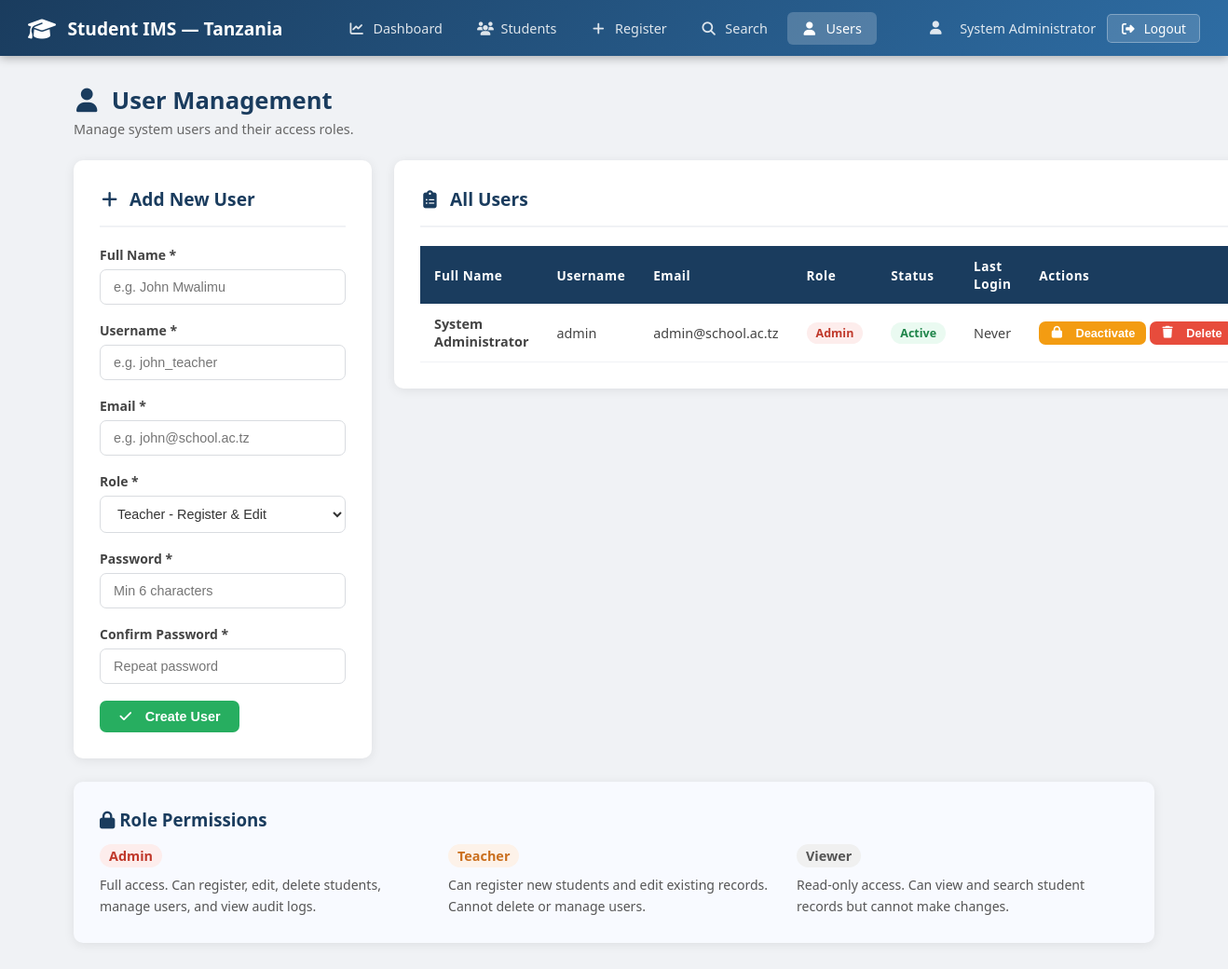
/users.php (signed in), run on the app's committed database.
### tables this page shows
CREATE TABLE IF NOT EXISTS users (
    id INT AUTO_INCREMENT PRIMARY KEY,
    username VARCHAR(50) NOT NULL UNIQUE,
    email VARCHAR(100) NOT NULL UNIQUE,
    password VARCHAR(255) NOT NULL,
    full_name VARCHAR(100) NOT NULL,
    role ENUM('Admin', 'Teacher', 'Viewer') DEFAULT 'Viewer',
    is_active TINYINT(1) DEFAULT 1,
    created_at TIMESTAMP DEFAULT CURRENT_TIMESTAMP,
    last_login TIMESTAMP NULL
);

### users.php (the view, shortened to what this page needs)
<?php
$conn = getDBConnection();
$users = $conn->query("SELECT * FROM users ORDER BY created_at DESC");
?>
<!DOCTYPE html>
<html lang="en">
<head>
    <link rel="stylesheet" href="css/style.css">
    <link rel="stylesheet" href="https://cdnjs.cloudflare.com/ajax/libs/font-awesome/6.5.1/css/all.min.css">
</head>
<body>
<nav class="navbar">
    <a href="dashboard.php" class="navbar-brand"><span><i class="fa-solid fa-graduation-cap"></i></span> Student IMS &mdash; Tanzania</a>
    <ul class="navbar-nav">
        <li><a href="dashboard.php"><i class="fa-solid fa-chart-line"></i> Dashboard</a></li>
        <li><a href="students.php"><i class="fa-solid fa-users"></i> Students</a></li>
        <li><a href="register_student.php"><i class="fa-solid fa-plus"></i> Register</a></li>
        <li><a href="search.php"><i class="fa-solid fa-magnifying-glass"></i> Search</a></li>
        <li><a href="users.php" class="active"><i class="fa-solid fa-user"></i> Users</a></li>
    </ul>
    <div class="navbar-user">
        <i class="fa-solid fa-user"></i> <?= htmlspecialchars($_SESSION['full_name']) ?>
        <a href="logout.php" class="logout-btn"><i class="fa-solid fa-right-from-bracket"></i> Logout</a>
    </div>
</nav>
<div class="container">
    <div class="page-title">
        <h1><i class="fa-solid fa-user"></i> User Management</h1>
        <p>Manage system users and their access roles.</p>
    </div>
    <div class="form-row" style="gap:24px; align-items:flex-start;">
        <div class="card" style="flex:1; min-width:320px;">
            <div class="card-header">
                <h2 class="card-title"><i class="fa-solid fa-plus"></i> Add New User</h2>
            </div>
            <form method="POST" action="users.php">
                <div class="form-group">
                    <label>Full Name *</label>
                    <input type="text" name="full_name" class="form-control" required placeholder="e.g. John Mwalimu">
                </div>
                <div class="form-group">
                    <label>Username *</label>
                    <input type="text" name="username" class="form-control" required placeholder="e.g. john_teacher">
                </div>
                <div class="form-group">
                    <label>Email *</label>
                    <input type="email" name="email" class="form-control" required placeholder="e.g. john@school.ac.tz">
                </div>
                <div class="form-group">
                    <label>Role *</label>
                    <select name="role" class="form-control">
                        <option value="Teacher" selected>Teacher - Register &amp; Edit</option>
                    </select>
                </div>
                <div class="form-group">
                    <label>Password *</label>
                    <input type="password" name="password" class="form-control" required placeholder="Min 6 characters">
                </div>
                <div class="form-group">
                    <label>Confirm Password *</label>
                    <input type="password" name="confirm_password" class="form-control" required placeholder="Repeat password">
                </div>
                <button type="submit" class="btn btn-success"><i class="fa-solid fa-check"></i> Create User</button>
            </form>
        </div>
        <div class="card" style="flex:2;">
            <div class="card-header">
                <h2 class="card-title"><i class="fa-solid fa-clipboard-list"></i> All Users</h2>
            </div>
            <div class="table-container">
                <table>
                    <thead>
                        <tr>
                            <th>Full Name</th>
                            <th>Username</th>
                            <th>Email</th>
                            <th>Role</th>
                            <th>Status</th>
                            <th>Last Login</th>
                            <th>Actions</th>
                        </tr>
                    </thead>
                    <tbody>
                        <?php while ($u = $users->fetch_assoc()): ?>
                        <tr>
                            <td><strong><?= htmlspecialchars($u['full_name']) ?></strong></td>
                            <td><?= htmlspecialchars($u['username']) ?></td>
                            <td><?= htmlspecialchars($u['email']) ?></td>
                            <td>
                                <?php
                                $rb = match($u['role']) {
                                    'Admin'   => 'badge-danger',
                                    'Teacher' => 'badge-warning',
                                    default   => 'badge-secondary'
                                };
                                ?>
                                <span class="badge <?= $rb ?>"><?= $u['role'] ?></span>
                            </td>
                            <td>
                                <span class="badge <?= $u['is_active'] ? 'badge-success' : 'badge-danger' ?>">
                                    <?= $u['is_active'] ? 'Active' : 'Inactive' ?>
                                </span>
                            </td>
                            <td><?= $u['last_login'] ? date('d M Y H:i', strtotime($u['last_login'])) : 'Never' ?></td>
                            <td style="white-space:nowrap;">
                                <?php if ($u['id'] !== $_SESSION['user_id']): ?>
                                <form method="POST" action="users.php" style="display:inline;">
                                    <button type="submit" class="btn btn-warning btn-sm">
                                        <?= $u['is_active'] ? '<i class="fa-solid fa-lock"></i> Deactivate' : '<i class="fa-solid fa-lock-open"></i> Activate' ?>
                                    </button>
                                </form>
                                <form method="POST" action="users.php" style="display:inline;"
                                      onsubmit="return confirm('Delete user <?= htmlspecialchars($u['username']) ?>?')">
                                    <button type="submit" class="btn btn-danger btn-sm"><i class="fa-solid fa-trash"></i> Delete</button>
                                </form>
                                <?php else: ?>
                                <span style="color:#888; font-size:0.8rem;">Current User</span>
                                <?php endif; ?>
                            </td>
                        </tr>
                        <?php endwhile; ?>
                    </tbody>
                </table>
            </div>
        </div>
    </div>
    <div class="card" style="background:#f8faff;">
        <h3 style="color:#1a3c5e; margin-bottom:14px;"><i class="fa-solid fa-lock"></i> Role Permissions</h3>
        <div class="form-row-3">
            <div>
                <span class="badge badge-danger" style="font-size:0.9rem;">Admin</span>
                <p style="margin-top:8px; color:#555; font-size:0.88rem; line-height:1.6;">
                    Full access. Can register, edit, delete students, manage users, and view audit logs.
                </p>
            </div>
            <div>
                <span class="badge badge-warning" style="font-size:0.9rem;">Teacher</span>
                <p style="margin-top:8px; color:#555; font-size:0.88rem; line-height:1.6;">
                    Can register new students and edit existing records. Cannot delete or manage users.
                </p>
            </div>
            <div>
                <span class="badge badge-secondary" style="font-size:0.9rem;">Viewer</span>
                <p style="margin-top:8px; color:#555; font-size:0.88rem; line-height:1.6;">
                    Read-only access. Can view and search student records but cannot make changes.
                </p>
            </div>
        </div>
    </div>
</div>
</body>
</html>

### css/style.css (style rules this page uses)
* { margin: 0; padding: 0; box-sizing: border-box; }
body { font-family: 'Segoe UI', Tahoma, Geneva, Verdana, sans-serif; background: #f0f2f5; color: #333; min-height: 100vh; }
.navbar { background: linear-gradient(135deg, #1a3c5e, #2e6da4); padding: 0 30px; display: flex; align-items: center; justify-content: space-between; height: 60px; box-shadow: 0 2px 10px rgba(0,0,0,0.3); position: sticky; top: 0; z-index: 999; }
.navbar-brand { color: #fff; font-size: 1.2rem; font-weight: 700; text-decoration: none; display: flex; align-items: center; gap: 10px; }
.navbar-brand span { font-size: 1.5rem; }
.navbar-nav { display: flex; list-style: none; gap: 5px; }
.navbar-nav a { color: rgba(255,255,255,0.85); text-decoration: none; padding: 8px 16px; border-radius: 6px; font-size: 0.9rem; transition: all 0.2s; }
.navbar-nav a:hover, .navbar-nav a.active { background: rgba(255,255,255,0.2); color: #fff; }
.navbar-user { color: rgba(255,255,255,0.85); font-size: 0.9rem; display: flex; align-items: center; gap: 12px; }
.logout-btn { background: rgba(255,255,255,0.15); border: 1px solid rgba(255,255,255,0.3); color: #fff; padding: 5px 14px; border-radius: 5px; cursor: pointer; font-size: 0.85rem; text-decoration: none; transition: all 0.2s; }
.navbar-nav a i, .navbar-user i, .navbar-brand i, .btn i, .logout-btn i, .card-title i, .stat-icon i, .section-title i, .alert i, .page-title h1 i { margin-right: 6px; width: 1.1em; text-align: center; }
.container { max-width: 1200px; margin: 30px auto; padding: 0 20px; }
.card { background: #fff; border-radius: 10px; box-shadow: 0 2px 12px rgba(0,0,0,0.08); padding: 28px; margin-bottom: 25px; }
.card-header { border-bottom: 2px solid #f0f2f5; padding-bottom: 15px; margin-bottom: 20px; display: flex; align-items: center; justify-content: space-between; }
.card-title { font-size: 1.2rem; font-weight: 700; color: #1a3c5e; }
.form-group { margin-bottom: 18px; }
.form-group label { display: block; font-size: 0.875rem; font-weight: 600; color: #444; margin-bottom: 6px; }
.form-control { width: 100%; padding: 10px 14px; border: 1.5px solid #d9dce0; border-radius: 7px; font-size: 0.9rem; color: #333; background: #fff; transition: border-color 0.2s, box-shadow 0.2s; outline: none; }
.form-row { display: grid; grid-template-columns: 1fr 1fr; gap: 18px; }
.form-row-3 { display: grid; grid-template-columns: 1fr 1fr 1fr; gap: 18px; }
.btn { display: inline-flex; align-items: center; gap: 7px; padding: 9px 20px; border-radius: 7px; font-size: 0.9rem; font-weight: 600; cursor: pointer; border: none; text-decoration: none; transition: all 0.2s; }
.btn-success { background: #27ae60; color: #fff; }
.btn-danger { background: #e74c3c; color: #fff; }
.btn-warning { background: #f39c12; color: #fff; }
.btn-sm { padding: 5px 12px; font-size: 0.8rem; }
.table-container { overflow-x: auto; }
table { width: 100%; border-collapse: collapse; font-size: 0.9rem; }
thead { background: #1a3c5e; color: #fff; }
thead th { padding: 12px 15px; text-align: left; font-weight: 600; font-size: 0.85rem; letter-spacing: 0.5px; }
tbody tr { border-bottom: 1px solid #f0f2f5; transition: background 0.15s; }
tbody td { padding: 12px 15px; color: #444; }
.badge { display: inline-block; padding: 3px 10px; border-radius: 50px; font-size: 0.78rem; font-weight: 600; }
.badge-success { background: #eafaf1; color: #1e8449; }
.badge-danger { background: #fdedec; color: #c0392b; }
.badge-warning { background: #fdf2e9; color: #ca6f1e; }
.badge-secondary { background: #f0f0f0; color: #555; }
.page-title { margin-bottom: 24px; }
.page-title h1 { font-size: 1.6rem; font-weight: 700; color: #1a3c5e; }
.page-title p { color: #666; font-size: 0.9rem; margin-top: 4px; }

### data on the page
users: full_name "System Administrator", username "admin", email "admin@school.ac.tz", role "Admin", is_active "Active", shows "Never"

### other printed values
$_SESSION['full_name'] "System Administrator"
